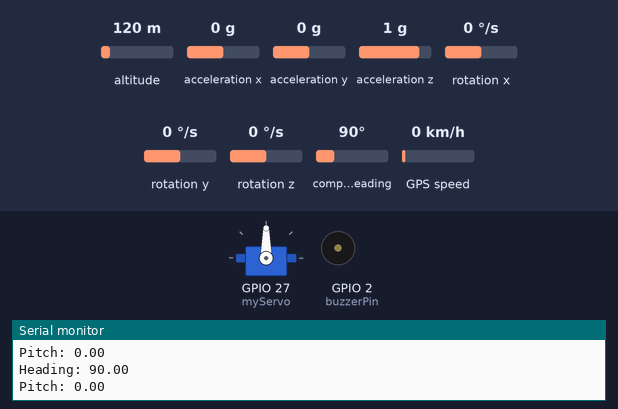
Bench run of a sketch on a simulated ESP32. Shown: servo, buzzer (waves = sounding), the last lines printed to the serial monitor. Wiring (inferred from the names in the program): HMC5883L compass at I2C address 0x1E. The inputs (shaded band) are chosen by the test bench; at power-on: compass heading 90°, altitude 120 m, acceleration x 0 g, acceleration y 0 g, acceleration z 1 g, rotation x 0 °/s, rotation y 0 °/s, rotation z 0 °/s, GPS speed 0 km/h. The GPS gets a fix after 3 s at 37.7749, -122.4194 with 8 satellites.

Above: at 2.4 s.
2.5 s: compass heading set to 180°
At 3.7 s:
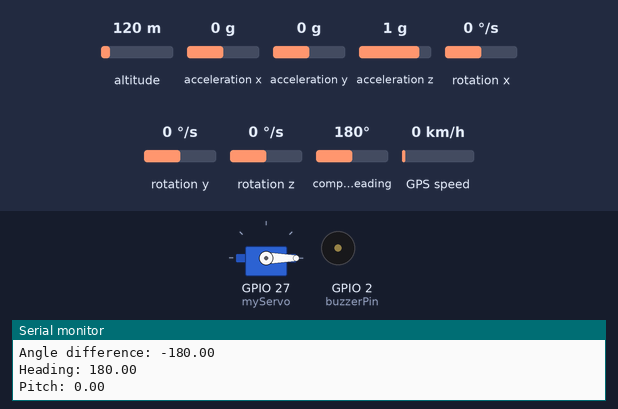
4.8 s: compass heading set to 90°
At 5.9 s:
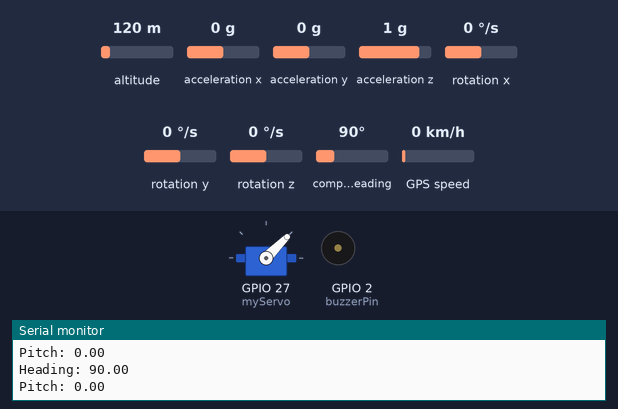
6.9 s: compass heading set to 269°
At 8.1 s:
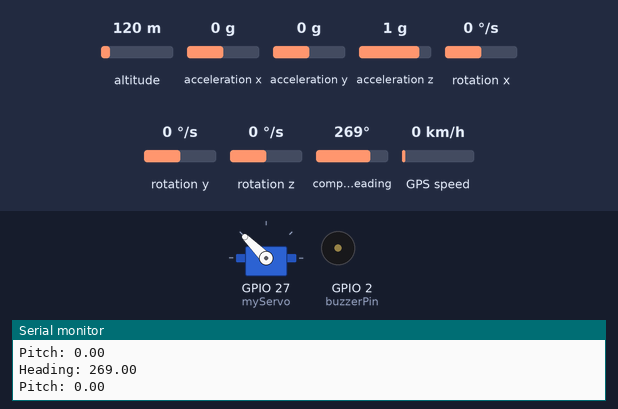
Timing chart, 0 to 9.9 s (numbered marks = the images above; inputs shaded):
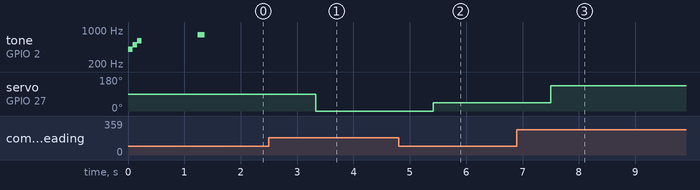

Measured:
- after the input at 2.5 s, servo on GPIO 27 (myServo): 90° → 0° after 0.83 s
- after the input at 4.8 s, servo on GPIO 27 (myServo): 0° → 45° after 0.62 s
- after the input at 6.9 s, servo on GPIO 27 (myServo): 45° → 135° after 0.60 s
- by itself, tone on GPIO 2 (buzzerPin): plays 400 Hz for 0.08 s, 500 Hz for 0.08 s, 600 Hz for 0.08 s, 800 Hz for 0.12 s

The sketch:

basic_drone_controls.ino
```cpp
#include <Servo.h>
#include <Wire.h>
#include <MPU6050.h>
#include <HardwareSerial.h>
#include <TinyGPS++.h>
#include <math.h>

#define HMC5883L_ADDRESS 0x1E // I2C address for HMC5883L

Servo myServo;
MPU6050 mpu;
TinyGPSPlus gps;
HardwareSerial GPSserial(1);

int buzzerPin = 2;

float pitch = 0;
unsigned long lastTime = 0;

// target coordinates
const float targetLat = 37.7749;   // example: perris california house address idk
const float targetLon = -122.4194;

void setup() {
  Serial.begin(115200);
  GPSserial.begin(9600, SERIAL_8N1, 16, 17);
  Wire.begin(21, 22);  // ESP32 I2C pins

  mpu.initialize();
  if (!mpu.testConnection()) {
    Serial.println("MPU6050 connection failed");
    while (1);
  }

  myServo.attach(27);
  myServo.write(90); // Start centered

  // Initialize HMC5883L magnetometer
  Wire.beginTransmission(HMC5883L_ADDRESS);
  Wire.write(0x00);
  Wire.write(0x70);
  Wire.endTransmission();

  Wire.beginTransmission(HMC5883L_ADDRESS);
  Wire.write(0x01);
  Wire.write(0xA0);
  Wire.endTransmission();

  Wire.beginTransmission(HMC5883L_ADDRESS);
  Wire.write(0x02);
  Wire.write(0x00);
  Wire.endTransmission();

  // Startup buzzer tones
  tone(buzzerPin, 400, 80);
  delay(80);
  noTone(buzzerPin);
  tone(buzzerPin, 500, 80);
  delay(80);
  noTone(buzzerPin);
  tone(buzzerPin, 600, 80);
  delay(80);
  noTone(buzzerPin);
  delay(1000);
  tone(buzzerPin, 800, 120);

  lastTime = millis();
}

void loop() {
  // 1. Read magnetometer data and calculate heading
  int16_t mx, my, mz;
  Wire.beginTransmission(HMC5883L_ADDRESS);
  Wire.write(0x03);
  Wire.endTransmission();
  Wire.requestFrom(HMC5883L_ADDRESS, 6);
  float heading = -1;
  if (Wire.available() == 6) {
    mx = Wire.read() << 8 | Wire.read();
    mz = Wire.read() << 8 | Wire.read();
    my = Wire.read() << 8 | Wire.read();
    heading = atan2(my, mx) * 180.0 / PI;
    if (heading < 0) heading += 360;
    Serial.print("Heading: ");
    Serial.println(heading);
  }

  // 2. Read MPU6050 pitch (optional, you can use this if needed for servo stabilization)
  int16_t ax, ay, az, gx, gy, gz;
  mpu.getMotion6(&ax, &ay, &az, &gx, &gy, &gz);
  float axg = ax / 16384.0;
  float azg = az / 16384.0;
  float gyRate = gy / 131.0;
  float pitchAcc = atan2(-axg, azg) * 180.0 / PI;
  unsigned long now = millis();
  float dt = (now - lastTime) / 1000.0;
  lastTime = now;
  pitch = 0.98 * (pitch + gyRate * dt) + 0.02 * pitchAcc;
  Serial.print("Pitch: ");
  Serial.println(pitch);

  // 3. Read GPS data
  while (GPSserial.available() > 0) {
    gps.encode(GPSserial.read());
  }

  if (gps.location.isUpdated()) {
    float droneLat = gps.location.lat();
    float droneLon = gps.location.lng();
    Serial.print("GPS Lat: "); Serial.println(droneLat, 6);
    Serial.print("GPS Lon: "); Serial.println(droneLon, 6);

    // 4. Calculate bearing to target
    float bearingToTarget = calculateBearing(droneLat, droneLon, targetLat, targetLon);
    Serial.print("Bearing to target: ");
    Serial.println(bearingToTarget);

    // 5. Calculate difference between target bearing and current heading
    float angleDiff = bearingToTarget - heading;

    // Normalize angle difference to range -180 to +180
    if (angleDiff > 180) angleDiff -= 360;
    if (angleDiff < -180) angleDiff += 360;

    Serial.print("Angle difference: ");
    Serial.println(angleDiff);

    // 6. Map angle difference to servo angle (example: center = 90)
    // Adjust mapping as per your servo orientation and drone setup
    int servoAngle = map(angleDiff, -180, 180, 0, 180);
    servoAngle = constrain(servoAngle, 0, 180);
    myServo.write(servoAngle);
  }

  delay(200); // Adjust delay as needed
}

// --- Bearing calculation function ---
float deg2rad(float deg) {
  return deg * PI / 180.0;
}

float rad2deg(float rad) {
  return rad * 180.0 / PI;
}

float calculateBearing(float lat1, float lon1, float lat2, float lon2) {
  float dLon = deg2rad(lon2 - lon1);
  lat1 = deg2rad(lat1);
  lat2 = deg2rad(lat2);

  float y = sin(dLon) * cos(lat2);
  float x = cos(lat1) * sin(lat2) - sin(lat1) * cos(lat2) * cos(dLon);

  float brng = atan2(y, x);
  brng = rad2deg(brng);
  brng = fmod((brng + 360.0), 360.0); // Normalize to 0-360

  return brng;
}
```
